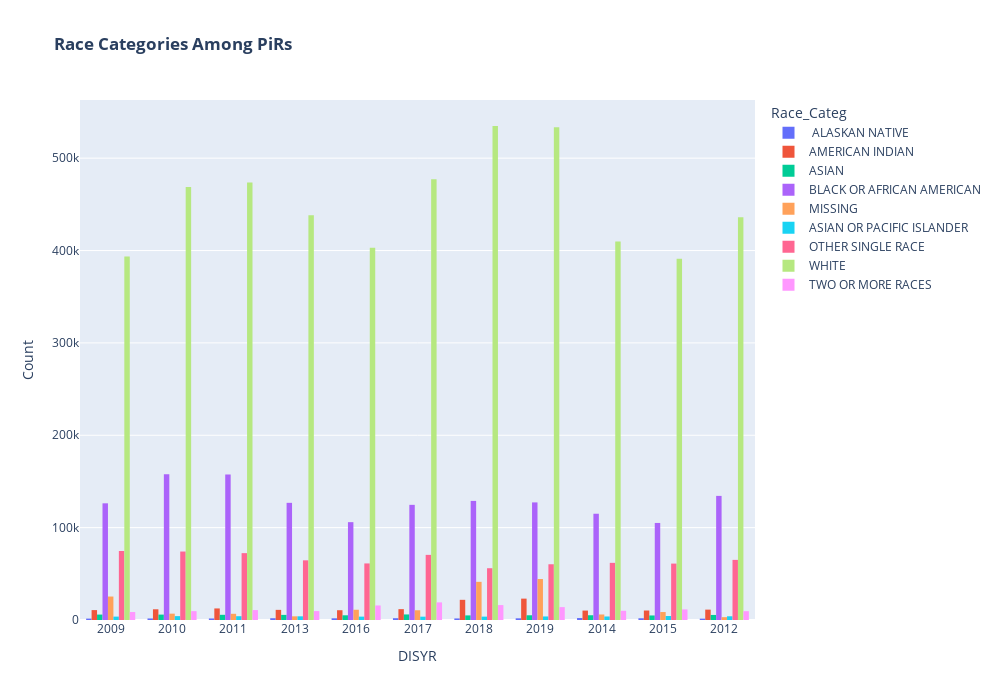

Here is the notebook cell this chart was saved with:
### Code cell
fig = px.histogram(race_agg, 
            x="DISYR", 
            y="count", 
            barmode="group",
            color="Race_Categ", 
            title="<b> Race Categories Among PiRs </b>")
fig.update_xaxes(type="category")
fig.update_layout(yaxis_title="Count", width= 1000, height= 700)
fig.show()

### Figure 1 — Plotly figure (JSON) as saved in the notebook; plotly's stock layout.template omitted (floating-point values rounded to 4 significant figures; data arrays with more than 128 entries replaced by an {"elided": "..."} marker saying what was removed)
{"data": [{"alignmentgroup": "True", "bingroup": "x", "histfunc": "sum", "hovertemplate": "Race_Categ= ALASKAN NATIVE<br>DISYR=%{x}<br>sum of count=%{y}<extra></extra>", "legendgroup": " ALASKAN NATIVE", "marker": {"color": "#636efa", "pattern": {"shape": ""}}, "name": " ALASKAN NATIVE", "offsetgroup": " ALASKAN NATIVE", "orientation": "v", "showlegend": true, "type": "histogram", "x": {"elided": "254 int values"}, "xaxis": "x", "y": {"elided": "254 int values"}, "yaxis": "y"}, {"alignmentgroup": "True", "bingroup": "x", "histfunc": "sum", "hovertemplate": "Race_Categ=AMERICAN INDIAN<br>DISYR=%{x}<br>sum of count=%{y}<extra></extra>", "legendgroup": "AMERICAN INDIAN", "marker": {"color": "#EF553B", "pattern": {"shape": ""}}, "name": "AMERICAN INDIAN", "offsetgroup": "AMERICAN INDIAN", "orientation": "v", "showlegend": true, "type": "histogram", "x": {"elided": "469 int values"}, "xaxis": "x", "y": {"elided": "469 int values"}, "yaxis": "y"}, {"alignmentgroup": "True", "bingroup": "x", "histfunc": "sum", "hovertemplate": "Race_Categ=ASIAN<br>DISYR=%{x}<br>sum of count=%{y}<extra></extra>", "legendgroup": "ASIAN", "marker": {"color": "#00cc96", "pattern": {"shape": ""}}, "name": "ASIAN", "offsetgroup": "ASIAN", "orientation": "v", "showlegend": true, "type": "histogram", "x": {"elided": "425 int values"}, "xaxis": "x", "y": {"elided": "425 int values"}, "yaxis": "y"}, {"alignmentgroup": "True", "bingroup": "x", "histfunc": "sum", "hovertemplate": "Race_Categ=BLACK OR AFRICAN AMERICAN <br>DISYR=%{x}<br>sum of count=%{y}<extra></extra>", "legendgroup": "BLACK OR AFRICAN AMERICAN ", "marker": {"color": "#ab63fa", "pattern": {"shape": ""}}, "name": "BLACK OR AFRICAN AMERICAN ", "offsetgroup": "BLACK OR AFRICAN AMERICAN ", "orientation": "v", "showlegend": true, "type": "histogram", "x": {"elided": "473 int values"}, "xaxis": "x", "y": {"elided": "473 int values"}, "yaxis": "y"}, {"alignmentgroup": "True", "bingroup": "x", "histfunc": "sum", "hovertemplate": "Race_Categ=MISSING<br>DISYR=%{x}<br>sum of count=%{y}<extra></extra>", "legendgroup": "MISSING", "marker": {"color": "#FFA15A", "pattern": {"shape": ""}}, "name": "MISSING", "offsetgroup": "MISSING", "orientation": "v", "showlegend": true, "type": "histogram", "x": {"elided": "453 int values"}, "xaxis": "x", "y": {"elided": "453 int values"}, "yaxis": "y"}, {"alignmentgroup": "True", "bingroup": "x", "histfunc": "sum", "hovertemplate": "Race_Categ=ASIAN OR PACIFIC ISLANDER<br>DISYR=%{x}<br>sum of count=%{y}<extra></extra>", "legendgroup": "ASIAN OR PACIFIC ISLANDER", "marker": {"color": "#19d3f3", "pattern": {"shape": ""}}, "name": "ASIAN OR PACIFIC ISLANDER", "offsetgroup": "ASIAN OR PACIFIC ISLANDER", "orientation": "v", "showlegend": true, "type": "histogram", "x": {"elided": "469 int values"}, "xaxis": "x", "y": {"elided": "469 int values"}, "yaxis": "y"}, {"alignmentgroup": "True", "bingroup": "x", "histfunc": "sum", "hovertemplate": "Race_Categ=OTHER SINGLE RACE<br>DISYR=%{x}<br>sum of count=%{y}<extra></extra>", "legendgroup": "OTHER SINGLE RACE", "marker": {"color": "#FF6692", "pattern": {"shape": ""}}, "name": "OTHER SINGLE RACE", "offsetgroup": "OTHER SINGLE RACE", "orientation": "v", "showlegend": true, "type": "histogram", "x": {"elided": "387 int values"}, "xaxis": "x", "y": {"elided": "387 int values"}, "yaxis": "y"}, {"alignmentgroup": "True", "bingroup": "x", "histfunc": "sum", "hovertemplate": "Race_Categ=WHITE<br>DISYR=%{x}<br>sum of count=%{y}<extra></extra>", "legendgroup": "WHITE", "marker": {"color": "#B6E880", "pattern": {"shape": ""}}, "name": "WHITE", "offsetgroup": "WHITE", "orientation": "v", "showlegend": true, "type": "histogram", "x": {"elided": "473 int values"}, "xaxis": "x", "y": {"elided": "473 int values"}, "yaxis": "y"}, {"alignmentgroup": "True", "bingroup": "x", "histfunc": "sum", "hovertemplate": "Race_Categ=TWO OR MORE RACES<br>DISYR=%{x}<br>sum of count=%{y}<extra></extra>", "legendgroup": "TWO OR MORE RACES", "marker": {"color": "#FF97FF", "pattern": {"shape": ""}}, "name": "TWO OR MORE RACES", "offsetgroup": "TWO OR MORE RACES", "orientation": "v", "showlegend": true, "type": "histogram", "x": {"elided": "366 int values"}, "xaxis": "x", "y": {"elided": "366 int values"}, "yaxis": "y"}], "layout": {"barmode": "group", "height": 700, "legend": {"title": {"text": "Race_Categ"}, "tracegroupgap": 0}, "title": {"text": "<b> Race Categories Among PiRs </b>"}, "width": 1000, "xaxis": {"anchor": "y", "domain": [0, 1], "title": {"text": "DISYR"}, "type": "category"}, "yaxis": {"anchor": "x", "domain": [0, 1], "title": {"text": "Count"}}}}
